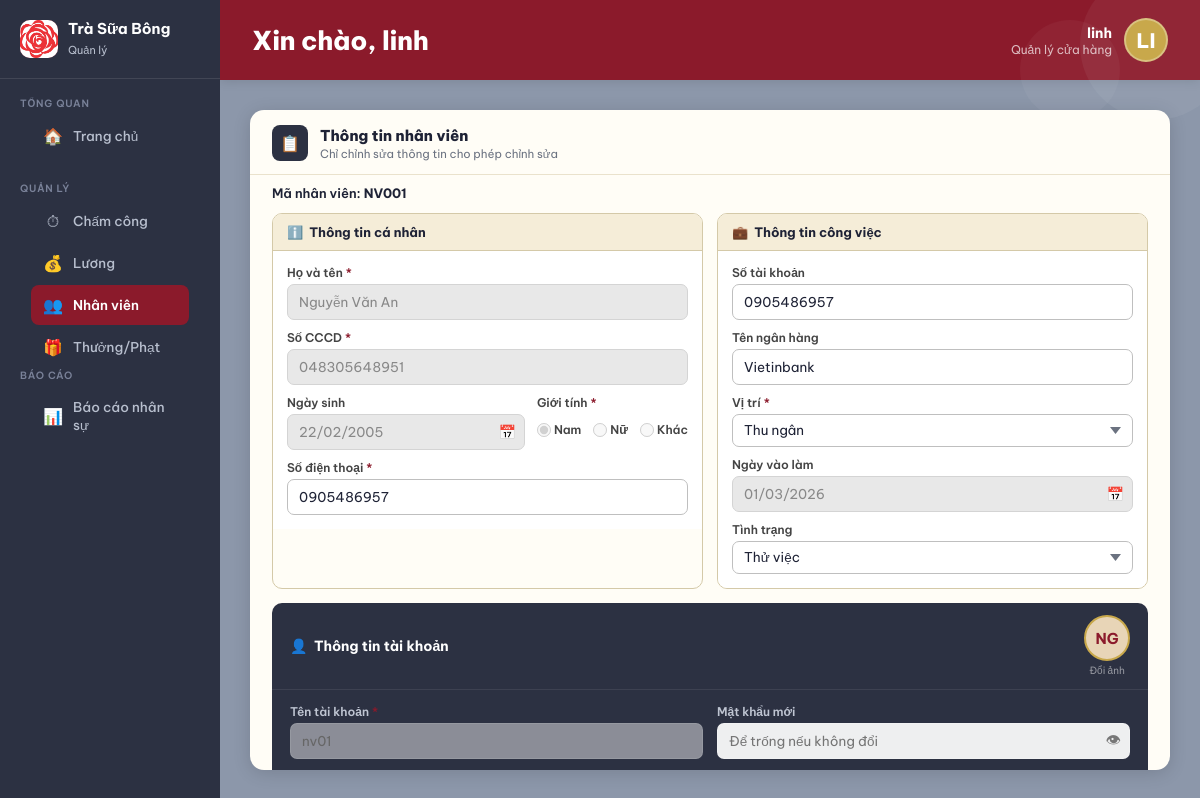
Page /employees/edit/1/ (signed in) on the committed database.
### apps/employees/models.py (models this page shows, shortened)
class Employee(models.Model):
    GENDER_CHOICES = (('M', 'Nam'), ('F', 'Nữ'), ('O', 'Khác'))
    STATUS_CHOICES = (
        ('probation', 'Thử việc'),
        ('official', 'Chính thức')
    )
    employee_id = models.AutoField(primary_key=True)
    user = models.OneToOneField(User, on_delete=models.CASCADE)
    full_name = models.CharField(max_length=255, verbose_name="Họ tên")
    date_of_birth = models.DateField(verbose_name="Ngày sinh")
    gender = models.CharField(max_length=1, choices=GENDER_CHOICES, verbose_name="Giới tính")
    phone_number = models.CharField(max_length=15, verbose_name="Số điện thoại")
    hire_date = models.DateField(verbose_name="Ngày vào làm")
    bank_name = models.CharField(max_length=100, blank=True, null=True, verbose_name="Ngân hàng")
    bank_account = models.CharField(max_length=50, blank=True, null=True, verbose_name="Số tài khoản")
    citizen_id = models.CharField(max_length=20, unique=True, verbose_name="CCCD")
    position = models.ForeignKey(Position, on_delete=models.PROTECT, verbose_name="Vị trí")
    status = models.CharField(max_length=20, choices=STATUS_CHOICES, default='probation', verbose_name="Tình trạng")
    salary_level = models.ForeignKey(
        'salary.SalaryLevel',
        on_delete=models.SET_NULL,
        null=True,
        blank=True,
        verbose_name="Mức lương áp dụng"
    )

class Position(models.Model):
    position_id = models.AutoField(primary_key=True)
    position_name = models.CharField(max_length=100, verbose_name="Tên vị trí")
    group = models.ForeignKey(Group, on_delete=models.SET_NULL, null=True, blank=True)

### apps/employees/views.py (the view, shortened to what this page needs)
# urls.py: path('edit/<int:employee_id>/', views.employee_edit, name='employee_edit'),
@login_required
@staff_member_required
def employee_edit(request, employee_id):
    employee = get_object_or_404(Employee, employee_id=employee_id)
    positions = Position.objects.all()
    return render(request, 'employees/edit.html', {
        'employee': employee,
        'positions': positions
    })

### templates/employees/edit.html (shortened to what this page needs)
{% extends "base/base_manager.html" %}
{% load static %}
{% block content %}
<div class="form-card">
  <div class="card-topbar">
    <div class="card-topbar-left">
      <div class="card-topbar-icon">📋</div>
      <div>
        <div class="card-topbar-title">Thông tin nhân viên</div>
        <div class="card-topbar-sub">Chỉ chỉnh sửa thông tin cho phép chỉnh sửa</div>
      </div>
    </div>
  </div>
  <div class="ma-nv-label">
    Mã nhân viên: <strong>NV{{ employee.employee_id|stringformat:"03d" }}</strong>
  </div>
  <form method="POST" id="employeeForm">
    <div class="sections-row">
      <div class="section-box">
        <div class="section-box-header">ℹ️ &nbsp;Thông tin cá nhân</div>
        <div class="section-box-body">
          <div class="field">
            <label>Họ và tên <span class="req">*</span></label>
            <input type="text" name="full_name" class="no-edit" readonly value="{{ employee.full_name }}">
          </div>
          <div class="field">
            <label>Số CCCD <span class="req">*</span></label>
            <input type="text" name="citizen_id" class="no-edit" readonly value="{{ employee.citizen_id }}">
          </div>
          <div class="dob-gender-row">
            <div class="field">
              <label>Ngày sinh</label>
              <div class="date-wrap">
                <input type="text" class="no-edit" readonly value="{{ employee.date_of_birth|date:'d/m/Y' }}">
                <span class="date-icon">📅</span>
              </div>
            </div>
            <div class="field">
              <label>Giới tính <span class="req">*</span></label>
              <div class="gender-group">
                <label class="g-label">
                  <input type="radio" name="gender" value="M" {% if employee.gender == 'M' %}checked{% endif %} disabled> Nam
                </label>
                <label class="g-label">
                  <input type="radio" name="gender" value="F" {% if employee.gender == 'F' %}checked{% endif %} disabled> Nữ
                </label>
                <label class="g-label">
                  <input type="radio" name="gender" value="O" {% if employee.gender == 'O' %}checked{% endif %} disabled> Khác
                </label>
              </div>
            </div>
          </div>
          <div class="field">
            <label>Số điện thoại <span class="req">*</span></label>
            <input type="tel" name="phone_number" value="{{ employee.phone_number }}" placeholder="Nhập số điện thoại" maxlength="10">
          </div>
        </div>
      </div>
      <div class="section-box">
        <div class="section-box-header">💼 &nbsp;Thông tin công việc</div>
        <div class="section-box-body">
          <div class="field">
            <label>Số tài khoản</label>
            <input type="text" name="bank_account" value="{{ employee.bank_account|default:'' }}" placeholder="Nhập số tài khoản">
          </div>
          <div class="field">
            <label>Tên ngân hàng</label>
            <input type="text" name="bank_name" value="{{ employee.bank_name|default:'' }}" placeholder="Nhập tên ngân hàng">
          </div>
          <div class="field">
            <label>Vị trí <span class="req">*</span></label>
            <select name="position">
              {% for pos in positions %}
              <option value="{{ pos.position_id }}" {% if employee.position.position_id == pos.position_id %}selected{% endif %}>
                {{ pos.position_name }}
              </option>
              {% endfor %}
            </select>
          </div>
          <div class="field">
            <label>Ngày vào làm</label>
            <div class="date-wrap">
              <input type="text" class="no-edit" readonly value="{{ employee.hire_date|date:'d/m/Y' }}">
              <span class="date-icon">📅</span>
            </div>
          </div>
          <div class="field">
            <label>Tình trạng</label>
            <select name="status">
              <option value="probation" {% if employee.status == 'probation' %}selected{% endif %}>Thử việc</option>
            </select>
          </div>
        </div>
      </div>
    </div>
    <div class="account-section">
      <div class="account-header">
        <div class="account-header-left">👤 &nbsp;Thông tin tài khoản</div>
        <div class="avatar-col">
          <div class="avatar-wrap" onclick="document.getElementById('avatarInput').click()" title="Nhấn để thay đổi ảnh">
            <div class="avatar-circle" id="avatarCircle">
              <span id="avatarInitials">{{ employee.full_name|slice:":2"|upper }}</span>
            </div>
          </div>
          <div class="avatar-hint">Đổi ảnh</div>
        </div>
      </div>
      <div class="account-body">
        <div class="field">
          <label>Tên tài khoản <span class="req">*</span></label>
          <input type="text" name="username" class="no-edit" readonly value="{{ employee.user.username }}">
        </div>
        <div class="field">
          <label>Mật khẩu mới</label>
          <div class="pw-wrap">
            <input type="password" name="password" id="matKhau" placeholder="Để trống nếu không đổi">
            <button class="pw-eye" type="button" onclick="togglePw()">👁</button>
          </div>
        </div>
      </div>
    </div>
  </form>
</div>
{% endblock %}

### templates/base/base_manager.html (shortened to what this page needs)
{% extends "base/base.html" %}
{% load static %}
{% block body %}
<link rel="stylesheet" href="{% static 'css/style.css' %}?v=100.0">
<div class="manager-container">
    <aside class="sidebar">
    <div class="sidebar-logo">
        <div class="logo-icon">
            <img src="{% static 'images/logo.jpg' %}" alt="Logo" width="40">
        </div>
        <div class="logo-text">
            <h2>Trà Sữa Bông</h2>
            <span>Quản lý</span>
        </div>
    </div>
    <div class="sidebar-section">
        <div class="sidebar-section-label">Tổng quan</div>
        <a class="nav-item {% if request.resolver_match.url_name == 'dashboard_manager' %}active{% endif %}" href="{% url 'dashboard_manager' %}">
            <span class="nav-icon">🏠</span> Trang chủ
        </a>
    </div>
    <div class="sidebar-section">
        <div class="sidebar-section-label">Quản lý</div>
        <a class="nav-item nav-toggle {% if 'cham_cong' in request.resolver_match.url_name %}active{% endif %}" href="javascript:void(0);" data-target="submenu-chamcong">
            <span class="nav-icon">⏱</span> Chấm công
        </a>
        <a class="nav-item nav-toggle" href="javascript:void(0);" data-target="submenu-luong">
            <span class="nav-icon">💰</span> Lương
        </a>
        <a class="nav-item {% if 'employee' in request.resolver_match.url_name %}active{% endif %}"
   href="{% url 'employees:employee_list' %}">
    <span class="nav-icon">👥</span> Nhân viên
</a>
        {% with url_name=request.resolver_match.url_name %}
<a class="nav-item nav-toggle {% if url_name == 'reward_create' or url_name == 'reward_list' %}active{% endif %}" href="javascript:void(0);" data-target="submenu-thuongphat">
    <span class="nav-icon">🎁</span> Thưởng/Phạt
</a>
{% endwith %}
<div class="sidebar-section-label">Báo cáo</div>
<a class="nav-item {% if request.resolver_match.url_name == 'report' %}active{% endif %}" href="{% url 'report' %}">
    <span class="nav-icon">📊</span> Báo cáo nhân sự
</a>
    </div>
</aside>
    <main class="main">
        <header class="header">
            <div class="header-left">
                <h1 class="header-title">Xin chào, {{ request.user.username }}</h1>
            </div>
            <div class="header-user" onclick="toggleLogoutMenu(event)">
                <div class="header-user-info">
                    <div class="name">{{ request.user.username }}</div>
                    <div class="role">Quản lý cửa hàng</div>
                </div>
                <div class="avatar">
                    {{ request.user.username|slice:":2"|upper }}
                </div>
            </div>
        </header>
        <section class="content">
            {% block content %}{% endblock %}
        </section>
    </main>
</div>
{% endblock %}

### static/css/style.css (style rules this page uses)
:root { --primary: #8B1A2B; --sidebar-bg: #2C3142; --sidebar-text: #B8BFCE; --content-bg: #8C97AA; --card-bg: #F5EDD8; --white: #ffffff; }
* { margin: 0; padding: 0; box-sizing: border-box; }
.manager-container { display: flex; height: 100vh; width: 100vw; overflow: visible; font-family: 'Be Vietnam Pro', sans-serif; }
.sidebar { width: 220px; min-width: 220px; background: var(--sidebar-bg); display: flex; flex-direction: column; z-index: 100; }
.sidebar-logo { padding: 20px; display: flex; align-items: center; gap: 10px; border-bottom: 1px solid rgba(255,255,255,0.1); }
.nav-item { display: flex; align-items: center; gap: 10px; padding: 10px 12px; border-radius: 8px; color: var(--sidebar-text) !important; text-decoration: none !important; font-size: 13.5px; margin: 2px 15px; transition: 0.2s; }
.nav-item:hover, .nav-item.active { background: var(--primary); color: white !important; }
.main { flex: 1; display: flex; flex-direction: column; min-width: 0; }
.header { background: var(--primary); height: 80px; padding: 0 32px; display: flex; align-items: center; justify-content: space-between; color: white; position: relative; z-index: 2000; overflow: visible; box-shadow: 0 2px 10px rgba(0,0,0,0.1); }
.header-user { position: relative; display: flex; align-items: center; gap: 12px; cursor: pointer; }
.avatar { width: 44px; height: 44px; background: #C8A84B; border-radius: 50%; display: flex; align-items: center; justify-content: center; font-weight: 800; border: 2px solid rgba(255,255,255,0.3); }
.content { flex: 1; padding: 30px; background: var(--content-bg); overflow-y: auto; position: relative; z-index: 1; }

### rows in the picture
Employee: employee_id "001", full_name "Nguyễn Văn An", citizen_id "048305648951", date_of_birth "22/02/2005", gender "☑ Nam", gender "☐ Nữ", gender "☐ Khác", phone_number "0905486957", bank_account "0905486957", bank_name "Vietinbank", position "Thu ngân", hire_date "01/03/2026", status "Thử việc", full_name "NG", username "nv01"

### other values in the picture
{{ request.user.username }} "linh"
{{ request.user.username|slice:":2"|upper }} "LI"
